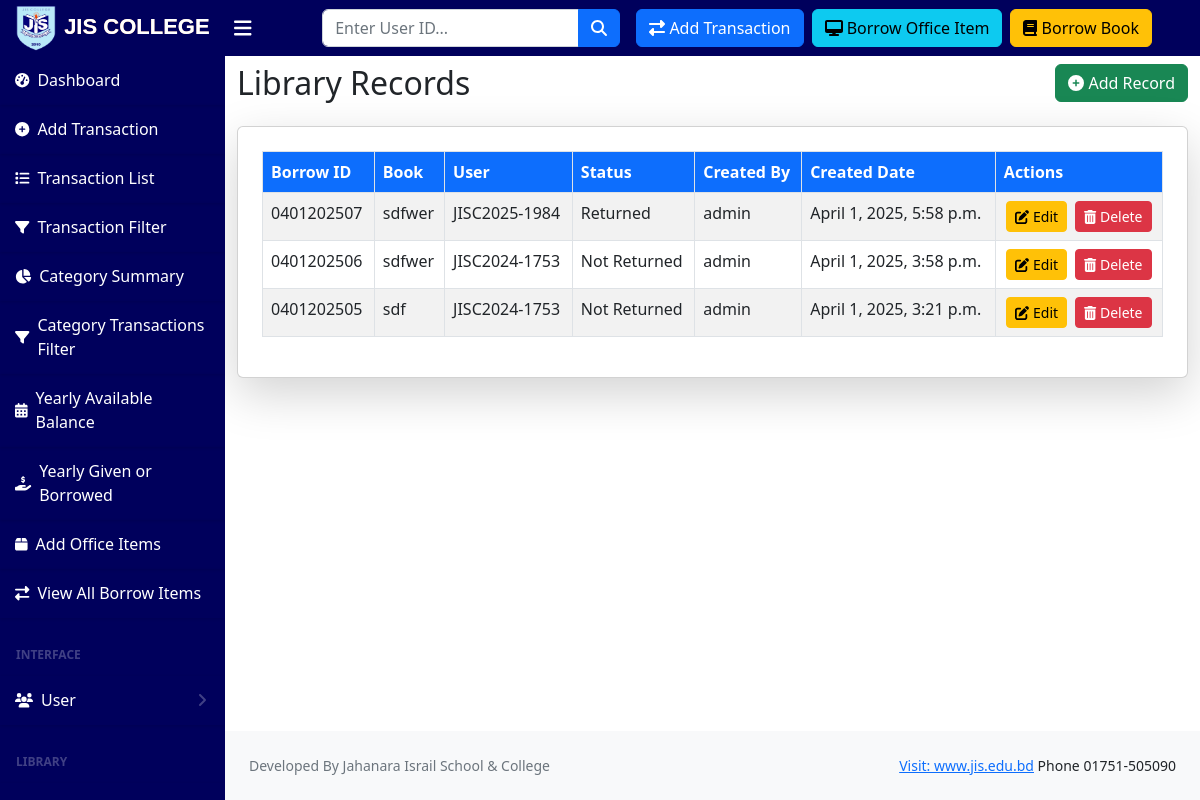
The app's page /library-records/, older data.
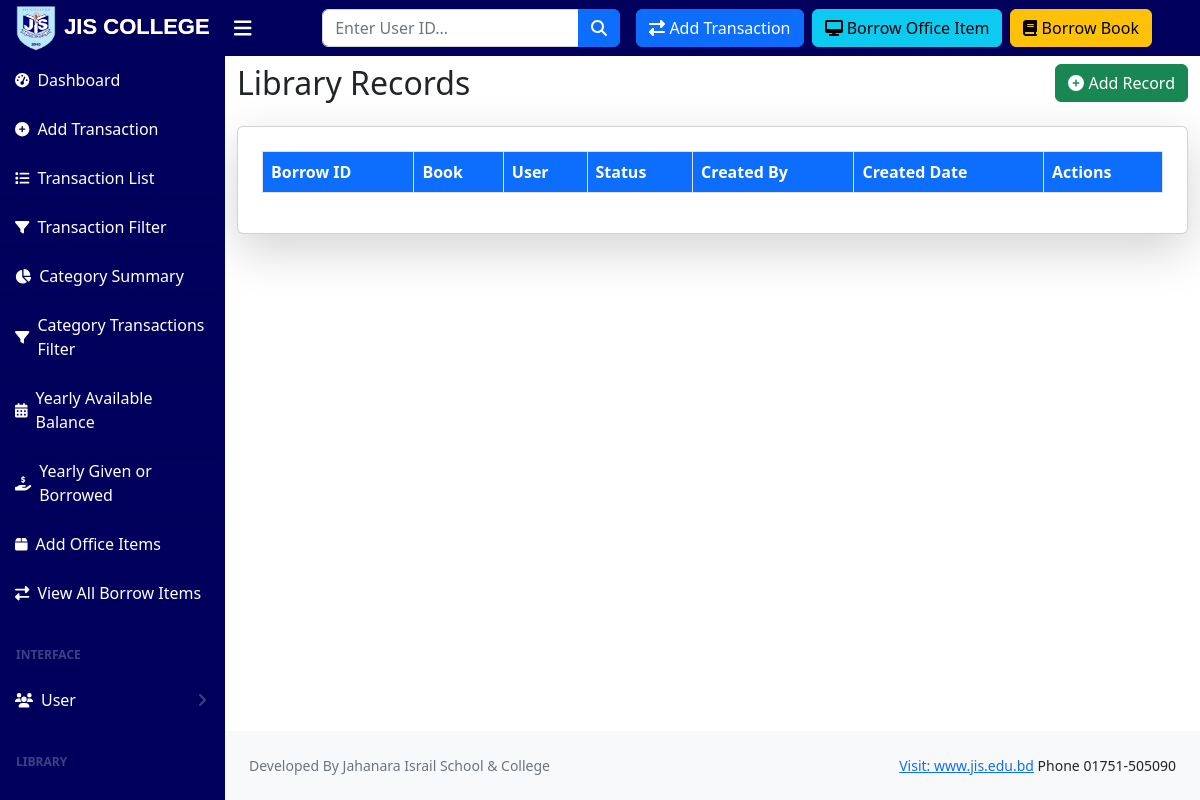
The same page, newer data.
### jisc_library/models.py (models this page shows, shortened)
class LibraryRecord(models.Model):
    STATUS_CHOICES = [
        ('Not Returned', 'Not Returned'),
        ('Returned', 'Returned'),
    ]
    user = models.ForeignKey(User, on_delete=models.CASCADE, related_name="borrower", blank=True, null=True)
    book = models.ForeignKey('Book', on_delete=models.CASCADE, blank=True, null=True)
    shelf_no = models.CharField(max_length=10, blank=True, null=True)
    row_no = models.CharField(max_length=10, blank=True, null=True)
    issue_date = models.DateField(default=date.today, blank=True, null=True)
    returned_date = models.DateField(blank=True, null=True)  # Fixed return_date spelling
    status = models.CharField(max_length=25, choices=STATUS_CHOICES, default='Not Returned', blank=True, null=True)
    created_date = models.DateTimeField(auto_now_add=True, blank=True, null=True)
    created_by = models.ForeignKey(User, on_delete=models.SET_NULL, null=True, blank=True)
    borrow_id = models.CharField(max_length=12, unique=True, editable=False, blank=True, null=True)

class Book(models.Model):
    name = models.CharField(max_length=255, unique=True)
    writer = models.CharField(max_length=255, blank=True, null=True)
    publication = models.CharField(max_length=255, blank=True, null=True)
    quantity = models.PositiveIntegerField(default=1, blank=True, null=True)  # Total available copies

### jisc_library/views.py (the view)
# urls.py: path('library-records/', LibraryRecordListView.as_view(), name='libraryrecord_list'),
class LibraryRecordListView(ListView):
    model = LibraryRecord
    template_name = 'library/libraryrecord_list.html'
    context_object_name = 'records'
    paginate_by = 10
    ordering = ['-created_date']  # Order by created_date descending (latest first)
    def get_queryset(self):
        return LibraryRecord.objects.all().order_by('-created_date')

### templates/library/libraryrecord_list.html (shortened to what this page needs)
{% extends 'base.html' %}
{% block content %}
<div class="container mt-2">
    <div class="d-flex justify-content-between align-items-center mb-4">
        <h2 class="mb-0">Library Records</h2>
        <a href="{% url 'libraryrecord_add' %}" class="btn btn-success">
            <i class="fas fa-plus-circle"></i> Add Record
        </a>
    </div>
    <div class="card shadow-lg p-4">
        <div class="table-responsive">
            <table class="table table-bordered table-striped table-hover">
                <thead class="thead-light bg-primary text-white">
                    <tr>
                        <th scope="col">Borrow ID</th>
                        <th scope="col">Book</th>
                        <th scope="col">User</th>
                        <th scope="col">Status</th>
                        <th scope="col">Created By</th>
                        <th scope="col">Created Date</th>
                        <th scope="col">Actions</th>
                    </tr>
                </thead>
                <tbody>
                    {% for record in records %}
                    <tr>
                        <td>{{ record.borrow_id }}</td>
                        <td>{{ record.book.name }}</td>
                        <td>{{ record.user.username }}</td>
                        <td>{{ record.status }}</td>
                        <td>{{ record.created_by.username }}</td>
                        <td>{{ record.created_date }}</td>
                        <td>
                            <div class="d-flex justify-content-center">
                                <a href="{% url 'libraryrecord_edit' record.id %}" class="btn btn-warning btn-sm me-2">
                                    <i class="fas fa-edit"></i> Edit
                                </a>
                                <a href="{% url 'libraryrecord_delete' record.id %}" class="btn btn-danger btn-sm"
                                    onclick="return confirm('Are you sure you want to delete this record?');">
                                    <i class="fas fa-trash-alt"></i> Delete
                                </a>
                            </div>
                        </td>
                    </tr>
                    {% endfor %}
                </tbody>
            </table>
        </div>
    </div>
</div>
{% endblock %}

Row changes from the older to the newer data that the page shows:
removed LibraryRecord: borrow_id "0401202507", book.name "sdfwer", user.username "JISC2025-1984", status "Returned", created_by.username "admin", created_date "April 1, 2025, 5:58 p.m."
removed LibraryRecord: borrow_id "0401202506", book.name "sdfwer", user.username "JISC2024-1753", status "Not Returned", created_by.username "admin", created_date "April 1, 2025, 3:58 p.m."
removed LibraryRecord: borrow_id "0401202505", book.name "sdf", user.username "JISC2024-1753", status "Not Returned", created_by.username "admin", created_date "April 1, 2025, 3:21 p.m."
